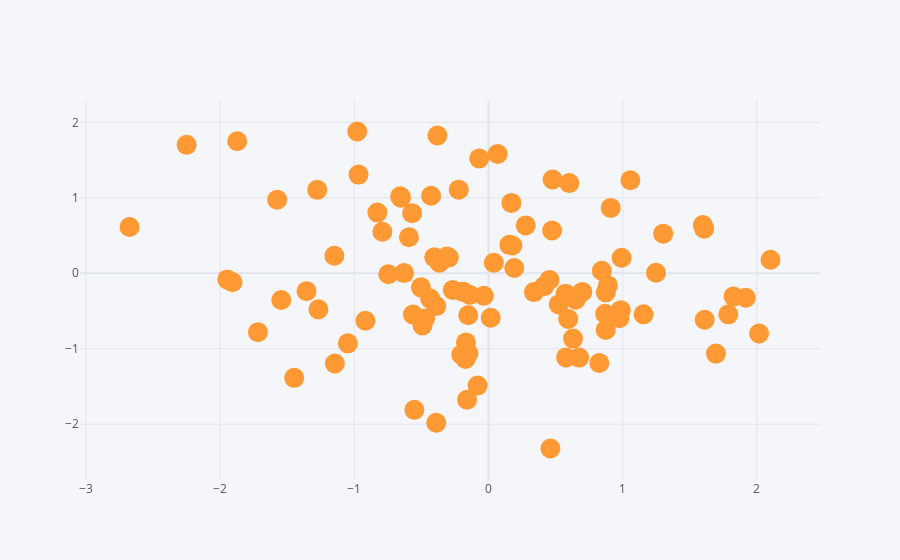

Notebook source saved alongside this figure:
### Code cell
df.iplot(kind="scatter", x='A', y='B', mode='markers', size=20)
